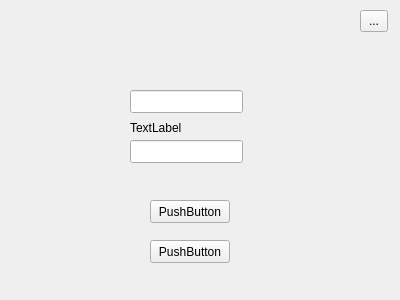
<?xml version="1.0" encoding="UTF-8"?>
<ui version="4.0">
 <class>Login</class>
 <widget class="QWidget" name="Login">
  <property name="geometry">
   <rect>
    <x>0</x>
    <y>0</y>
    <width>400</width>
    <height>300</height>
   </rect>
  </property>
  <property name="windowTitle">
   <string>Form</string>
  </property>
  <widget class="QLineEdit" name="lineEdit">
   <property name="geometry">
    <rect>
     <x>130</x>
     <y>90</y>
     <width>113</width>
     <height>23</height>
    </rect>
   </property>
  </widget>
  <widget class="QLineEdit" name="lineEdit_2">
   <property name="geometry">
    <rect>
     <x>130</x>
     <y>140</y>
     <width>113</width>
     <height>23</height>
    </rect>
   </property>
  </widget>
  <widget class="QPushButton" name="pushButton">
   <property name="geometry">
    <rect>
     <x>150</x>
     <y>200</y>
     <width>80</width>
     <height>23</height>
    </rect>
   </property>
   <property name="text">
    <string>PushButton</string>
   </property>
  </widget>
  <widget class="QPushButton" name="pushButton_2">
   <property name="geometry">
    <rect>
     <x>150</x>
     <y>240</y>
     <width>80</width>
     <height>23</height>
    </rect>
   </property>
   <property name="text">
    <string>PushButton</string>
   </property>
  </widget>
  <widget class="QToolButton" name="toolButton">
   <property name="geometry">
    <rect>
     <x>360</x>
     <y>10</y>
     <width>28</width>
     <height>22</height>
    </rect>
   </property>
   <property name="text">
    <string>...</string>
   </property>
  </widget>
  <widget class="QLabel" name="label">
   <property name="geometry">
    <rect>
     <x>140</x>
     <y>60</y>
     <width>57</width>
     <height>15</height>
    </rect>
   </property>
   <property name="text">
    <string/>
   </property>
  </widget>
  <widget class="QLabel" name="label_2">
   <property name="geometry">
    <rect>
     <x>130</x>
     <y>120</y>
     <width>57</width>
     <height>15</height>
    </rect>
   </property>
   <property name="text">
    <string>TextLabel</string>
   </property>
  </widget>
 </widget>
 <resources/>
 <connections/>
</ui>
